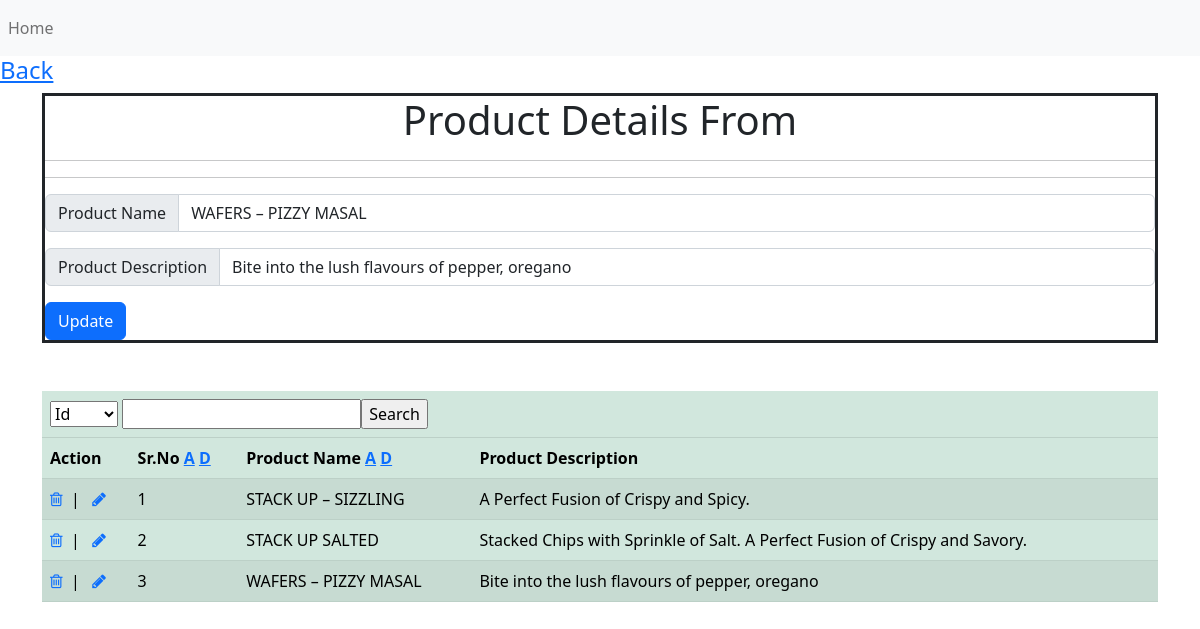
The app's page /Ass-2/Ass-2/Product_master.php?update=6 (signed in) with its own data.
### tables this page shows
CREATE TABLE `product_master` (
  `pro_id` int(11) NOT NULL,
  `pro_name` varchar(20) NOT NULL,
  `pro_description` text NOT NULL
);

### Ass-2/Ass-2/Product_master.php (the view, shortened to what this page needs)
<?php
include("connection.php");
$queryd = "select * from product_master";
$data=mysqli_query($con,$queryd);
if(isset($_REQUEST['update']))
{
    $uid = $_REQUEST['update'];
    $queryu="select * from product_master where pro_id='$uid'";
    $edit=mysqli_query($con,$queryu);
    $edit1=mysqli_fetch_array($edit);
}
?>
<!DOCTYPE html>
<html lang="en">
<head>
    <link href="https://cdn.jsdelivr.net/npm/bootstrap@5.2.0/dist/css/bootstrap.min.css" rel="stylesheet">
    <link rel="stylesheet" href="https://cdnjs.cloudflare.com/ajax/libs/font-awesome/4.7.0/css/font-awesome.min.css">
</head>
<body>
    <?php include("header.php") ?>
    <h4><a href="home.php">Back</a></h4>
    <div class="container">
        <div class="col" style="border: 3px solid ;">
            <h1><center> Product Details From </center></h1><hr><hr>
            <form class="row" method="POST">
                <div class="input-group mb-3">
                    <span class="input-group-text" id="basic-addon1">Product Name</span>
                    <input type="text" name="pname" class="form-control" placeholder="Product name" value="<?php if(isset($_REQUEST['update'])){echo $edit1['pro_name'];} ?>" aria-label="Product Name" title="Product Name" aria-describedby="basic-addon1">
                </div>
                <div class="input-group mb-3">
                    <span class="input-group-text" id="basic-addon1">Product Description</span>
                    <input type="text" name="pdesc" class="form-control" placeholder="Product Description" value="<?php if(isset($_REQUEST['update'])){echo $edit1['pro_description'];} ?>" title="Product Description" aria-label="Product Description" aria-describedby="basic-addon1">
                </div>
                <div class="col-6">
                    <?php
                    if($queryu)
                    {
                    ?>
                        <input type="submit" name="btnupdate" value="Update" class="btn btn-primary">
                    <?php
                    }
                    else
                    {
                    ?>
                        <input type="submit" name="btnsave" value="Save" class="btn btn-primary">
                    <?php
                    }
                    ?>
                </div>
            </form>
        </div>
        <br>
        <br>
        <div class="col">
            <form action="" method="post">
                <table class="table table-success table-striped">
                    <thead>
                        <tr>
                            <th colspan="13">
                            <select name="cn">
                                <option value="pro_id">Id</option>
                            </select>
                            <input type="text" name="search"><input type="submit" value="Search" name="btnsearch"></th>
                        </tr>
                        <tr>
                            <th>Action</th>
                            <th>Sr.No
                                <a href="Product_master.php?ord = asc&&cn = pro_id">A</a>
                                <a href="Product_master.php?ord = desc&&cn = pro_id">D</a>
                            </th>
                            <th>Product Name
                                <a href="Product_master.php?ord = asc&&cn = pro_name">A</a>
                                <a href="Product_master.php?ord = desc&&cn = pro_name">D</a>
                            </th>
                            <th>Product Description</th>
                        </tr>
                    </thead>
                    <tbody>
                        <?php
                            $i = 1;
                            while ($pro=mysqli_fetch_array($data))
                            {
                        ?>
                                <tr>
                                    <td> <a href="Product_master.php?remove=<?php echo $pro['pro_id'];?>" onclick="return confirm('Are you sure to delete no <?php echo $i ?>');"><i class="fa fa-trash-o"></i></a>&nbsp;&nbsp;|
                                    &nbsp;&nbsp;<a href="Product_master.php?update=<?php echo $pro['pro_id'];?>" onclick="return confirm('Are you sure to update no <?php echo $i ?>');"><i class="fa fa-pencil"></i></a></td>
                                    <td><?php echo $i++; ?></td>
                                    <td><?php echo $pro['pro_name']; ?></td>
                                    <td><?php echo $pro['pro_description']; ?></td>
                                </tr>
                        <?php
                            }
                        ?>
                    </tbody>
                </table>
            </form>
        </div>
    </div>
</body>
</html>

### records on screen
product_master: pname "WAFERS – PIZZY MASAL", pdesc "Bite into the lush flavours of pepper, oregano", pro_name "WAFERS – PIZZY MASAL", pro_description "Bite into the lush flavours of pepper, oregano"
product_master: pro_name "STACK UP – SIZZLING", pro_description "A Perfect Fusion of Crispy and Spicy."
product_master: pro_name "STACK UP SALTED", pro_description "Stacked Chips with Sprinkle of Salt. A Perfect Fusion of Crispy and Savory."
